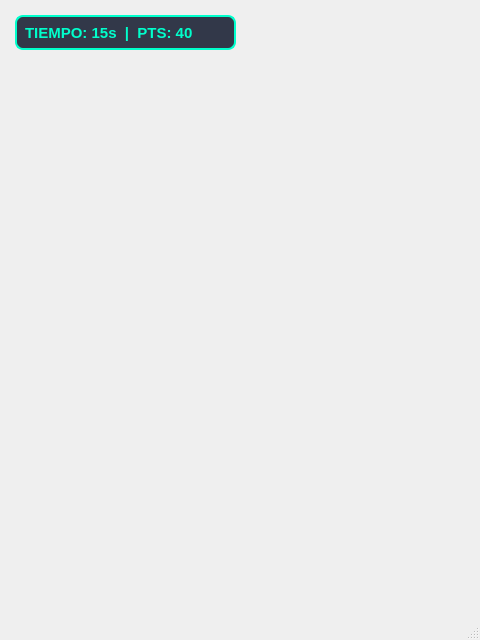
<?xml version="1.0" encoding="UTF-8"?>
<ui version="4.0">
 <class>MainWindow</class>
 <widget class="QMainWindow" name="MainWindow">
  <property name="geometry">
   <rect>
    <x>0</x>
    <y>0</y>
    <width>480</width>
    <height>640</height>
   </rect>
  </property>
  <property name="windowTitle">
   <string>MainWindow</string>
  </property>
  <widget class="QWidget" name="centralwidget">
   <widget class="QLabel" name="tripulante">
    <property name="geometry">
     <rect>
      <x>205</x>
      <y>530</y>
      <width>70</width>
      <height>84</height>
     </rect>
    </property>
    <property name="text">
     <string/>
    </property>
    <property name="pixmap">
     <pixmap>Personaje.png</pixmap>
    </property>
    <property name="scaledContents">
     <bool>true</bool>
    </property>
   </widget>
   <widget class="QLabel" name="asteroide_1">
    <property name="geometry">
     <rect>
      <x>380</x>
      <y>-100</y>
      <width>60</width>
      <height>60</height>
     </rect>
    </property>
    <property name="text">
     <string/>
    </property>
    <property name="pixmap">
     <pixmap>Asteroide.png</pixmap>
    </property>
    <property name="scaledContents">
     <bool>true</bool>
    </property>
   </widget>
   <widget class="QLabel" name="fondo">
    <property name="geometry">
     <rect>
      <x>0</x>
      <y>0</y>
      <width>480</width>
      <height>640</height>
     </rect>
    </property>
    <property name="text">
     <string/>
    </property>
    <property name="pixmap">
     <pixmap>Fondo1.jpg</pixmap>
    </property>
    <property name="scaledContents">
     <bool>true</bool>
    </property>
   </widget>
   <widget class="QLabel" name="hud_info">
    <property name="geometry">
     <rect>
      <x>15</x>
      <y>15</y>
      <width>221</width>
      <height>35</height>
     </rect>
    </property>
    <property name="styleSheet">
     <string notr="true">color: #00ffcc; font-size: 15px; font-weight: bold;
background-color: rgba(15, 23, 42, 0.85);
border: 2px solid #00ffcc; border-radius: 8px; padding: 4px;</string>
    </property>
    <property name="text">
     <string>TIEMPO: 15s  |  PTS: 40</string>
    </property>
   </widget>
   <widget class="QLabel" name="asteroide_2">
    <property name="geometry">
     <rect>
      <x>430</x>
      <y>-100</y>
      <width>60</width>
      <height>60</height>
     </rect>
    </property>
    <property name="text">
     <string/>
    </property>
    <property name="pixmap">
     <pixmap>Asteroide.png</pixmap>
    </property>
    <property name="scaledContents">
     <bool>true</bool>
    </property>
   </widget>
   <widget class="QLabel" name="asteroide_3">
    <property name="geometry">
     <rect>
      <x>430</x>
      <y>-100</y>
      <width>60</width>
      <height>60</height>
     </rect>
    </property>
    <property name="text">
     <string/>
    </property>
    <property name="pixmap">
     <pixmap>Asteroide.png</pixmap>
    </property>
    <property name="scaledContents">
     <bool>true</bool>
    </property>
   </widget>
   <widget class="QLabel" name="asteroide_4">
    <property name="geometry">
     <rect>
      <x>430</x>
      <y>-100</y>
      <width>60</width>
      <height>60</height>
     </rect>
    </property>
    <property name="text">
     <string/>
    </property>
    <property name="pixmap">
     <pixmap>Asteroide.png</pixmap>
    </property>
    <property name="scaledContents">
     <bool>true</bool>
    </property>
   </widget>
   <zorder>fondo</zorder>
   <zorder>tripulante</zorder>
   <zorder>asteroide_1</zorder>
   <zorder>hud_info</zorder>
   <zorder>asteroide_2</zorder>
   <zorder>asteroide_3</zorder>
   <zorder>asteroide_4</zorder>
  </widget>
  <widget class="QMenuBar" name="menubar">
   <property name="geometry">
    <rect>
     <x>0</x>
     <y>0</y>
     <width>480</width>
     <height>27</height>
    </rect>
   </property>
  </widget>
  <widget class="QStatusBar" name="statusbar"/>
 </widget>
 <resources/>
 <connections/>
</ui>
